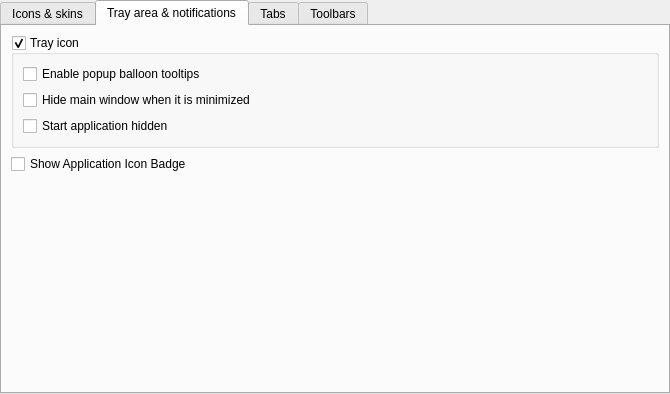
<?xml version="1.0" encoding="UTF-8"?>
<ui version="4.0">
 <class>SettingsGui</class>
 <widget class="QWidget" name="SettingsGui">
  <property name="geometry">
   <rect>
    <x>0</x>
    <y>0</y>
    <width>670</width>
    <height>394</height>
   </rect>
  </property>
  <layout class="QHBoxLayout" name="horizontalLayout">
   <property name="leftMargin">
    <number>0</number>
   </property>
   <property name="topMargin">
    <number>0</number>
   </property>
   <property name="rightMargin">
    <number>0</number>
   </property>
   <property name="bottomMargin">
    <number>0</number>
   </property>
   <item>
    <widget class="QTabWidget" name="m_tabUi">
     <property name="tabPosition">
      <enum>QTabWidget::North</enum>
     </property>
     <property name="currentIndex">
      <number>1</number>
     </property>
     <widget class="QWidget" name="m_tabIconSkin">
      <attribute name="title">
       <string>Icons &amp;&amp; skins</string>
      </attribute>
      <layout class="QHBoxLayout" name="horizontalLayout_8">
       <property name="leftMargin">
        <number>0</number>
       </property>
       <property name="topMargin">
        <number>0</number>
       </property>
       <property name="rightMargin">
        <number>0</number>
       </property>
       <property name="bottomMargin">
        <number>0</number>
       </property>
       <item>
        <widget class="QScrollArea" name="m_scrollIconSkins">
         <property name="frameShape">
          <enum>QFrame::NoFrame</enum>
         </property>
         <property name="widgetResizable">
          <bool>true</bool>
         </property>
         <widget class="QWidget" name="scrollAreaWidgetContents_2">
          <property name="geometry">
           <rect>
            <x>0</x>
            <y>0</y>
            <width>664</width>
            <height>365</height>
           </rect>
          </property>
          <layout class="QFormLayout" name="formLayout">
           <property name="fieldGrowthPolicy">
            <enum>QFormLayout::AllNonFixedFieldsGrow</enum>
           </property>
           <item row="0" column="0">
            <widget class="QLabel" name="m_lblIconTheme">
             <property name="text">
              <string>Icon theme</string>
             </property>
             <property name="buddy">
              <cstring>m_cmbIconTheme</cstring>
             </property>
            </widget>
           </item>
           <item row="0" column="1">
            <widget class="QComboBox" name="m_cmbIconTheme"/>
           </item>
           <item row="1" column="0">
            <widget class="QLabel" name="m_lblStyle">
             <property name="text">
              <string>Style</string>
             </property>
            </widget>
           </item>
           <item row="1" column="1">
            <widget class="QListWidget" name="m_listStyles"/>
           </item>
           <item row="2" column="0">
            <widget class="QLabel" name="m_lblSkin">
             <property name="text">
              <string>Skin</string>
             </property>
            </widget>
           </item>
           <item row="2" column="1">
            <widget class="QTreeWidget" name="m_treeSkins">
             <property name="sizePolicy">
              <sizepolicy hsizetype="Expanding" vsizetype="Expanding">
               <horstretch>0</horstretch>
               <verstretch>0</verstretch>
              </sizepolicy>
             </property>
             <property name="indentation">
              <number>0</number>
             </property>
             <property name="rootIsDecorated">
              <bool>false</bool>
             </property>
             <property name="itemsExpandable">
              <bool>false</bool>
             </property>
             <property name="expandsOnDoubleClick">
              <bool>false</bool>
             </property>
             <attribute name="headerMinimumSectionSize">
              <number>80</number>
             </attribute>
             <column>
              <property name="text">
               <string notr="true">1</string>
              </property>
             </column>
            </widget>
           </item>
          </layout>
         </widget>
        </widget>
       </item>
      </layout>
     </widget>
     <widget class="QWidget" name="m_tabNotifications">
      <attribute name="title">
       <string>Tray area &amp;&amp; notifications</string>
      </attribute>
      <layout class="QFormLayout" name="formLayout_3">
       <item row="2" column="0" colspan="2">
        <widget class="QGroupBox" name="m_grpTray">
         <property name="title">
          <string>Tray icon</string>
         </property>
         <property name="checkable">
          <bool>true</bool>
         </property>
         <layout class="QFormLayout" name="formLayout_2">
          <property name="fieldGrowthPolicy">
           <enum>QFormLayout::ExpandingFieldsGrow</enum>
          </property>
          <item row="1" column="0">
           <widget class="QCheckBox" name="m_checkHideWhenMinimized">
            <property name="text">
             <string>Hide main window when it is minimized</string>
            </property>
           </widget>
          </item>
          <item row="2" column="0" colspan="2">
           <widget class="QCheckBox" name="m_checkHidden">
            <property name="text">
             <string>Start application hidden</string>
            </property>
           </widget>
          </item>
          <item row="0" column="0">
           <widget class="QCheckBox" name="m_checkEnableNotifications">
            <property name="text">
             <string>Enable popup balloon tooltips</string>
            </property>
           </widget>
          </item>
         </layout>
        </widget>
       </item>
       <item row="3" column="0" colspan="2">
        <widget class="QCheckBox" name="m_checkAppIconBadge">
         <property name="text">
          <string>Show Application Icon Badge</string>
         </property>
        </widget>
       </item>
      </layout>
     </widget>
     <widget class="QWidget" name="m_tabTabs">
      <attribute name="title">
       <string>Tabs</string>
      </attribute>
      <layout class="QFormLayout" name="formLayout_7">
       <property name="fieldGrowthPolicy">
        <enum>QFormLayout::AllNonFixedFieldsGrow</enum>
       </property>
       <item row="1" column="0" colspan="2">
        <widget class="QCheckBox" name="m_checkNewTabDoubleClick">
         <property name="text">
          <string>Open new tabs with left mouse button double-click on tab bar</string>
         </property>
        </widget>
       </item>
       <item row="2" column="0" colspan="2">
        <widget class="QCheckBox" name="m_checkHideTabBarIfOneTabVisible">
         <property name="text">
          <string>Hide tab bar if just one tab is visible</string>
         </property>
        </widget>
       </item>
       <item row="0" column="0" colspan="2">
        <widget class="QGroupBox" name="m_grbCloseTabs">
         <property name="title">
          <string>Close tabs with</string>
         </property>
         <layout class="QFormLayout" name="formLayout_13">
          <item row="0" column="0">
           <widget class="QCheckBox" name="m_checkCloseTabsDoubleClick">
            <property name="text">
             <string>Right mouse button double-click</string>
            </property>
           </widget>
          </item>
          <item row="0" column="1">
           <widget class="QCheckBox" name="m_checkCloseTabsMiddleClick">
            <property name="text">
             <string>Middle mouse button single-click</string>
            </property>
           </widget>
          </item>
         </layout>
        </widget>
       </item>
      </layout>
     </widget>
     <widget class="QWidget" name="m_tabToolBars">
      <attribute name="title">
       <string>Toolbars</string>
      </attribute>
      <layout class="QFormLayout" name="formLayout_18">
       <item row="0" column="1">
        <widget class="QComboBox" name="m_cmbToolbarButtonStyle"/>
       </item>
       <item row="1" column="1">
        <widget class="QComboBox" name="m_cmbSelectToolBar">
         <property name="currentIndex">
          <number>0</number>
         </property>
         <item>
          <property name="text">
           <string>Toolbar for feeds list</string>
          </property>
         </item>
         <item>
          <property name="text">
           <string>Toolbar for messages list</string>
          </property>
         </item>
         <item>
          <property name="text">
           <string>Statusbar</string>
          </property>
         </item>
        </widget>
       </item>
       <item row="3" column="0" colspan="2">
        <widget class="QStackedWidget" name="m_stackedToolbars">
         <property name="sizePolicy">
          <sizepolicy hsizetype="Preferred" vsizetype="Preferred">
           <horstretch>0</horstretch>
           <verstretch>1</verstretch>
          </sizepolicy>
         </property>
         <property name="currentIndex">
          <number>0</number>
         </property>
         <widget class="QWidget" name="m_pageFeedsToolbar">
          <layout class="QHBoxLayout" name="horizontalLayout_13">
           <property name="leftMargin">
            <number>0</number>
           </property>
           <property name="topMargin">
            <number>0</number>
           </property>
           <property name="rightMargin">
            <number>0</number>
           </property>
           <property name="bottomMargin">
            <number>0</number>
           </property>
           <item>
            <widget class="ToolBarEditor" name="m_editorFeedsToolbar" native="true"/>
           </item>
          </layout>
         </widget>
         <widget class="QWidget" name="m_pageMessagesToolbar">
          <layout class="QHBoxLayout" name="horizontalLayout_14">
           <property name="leftMargin">
            <number>0</number>
           </property>
           <property name="topMargin">
            <number>0</number>
           </property>
           <property name="rightMargin">
            <number>0</number>
           </property>
           <property name="bottomMargin">
            <number>0</number>
           </property>
           <item>
            <widget class="ToolBarEditor" name="m_editorMessagesToolbar" native="true"/>
           </item>
          </layout>
         </widget>
         <widget class="QWidget" name="m_pageStatusbar">
          <layout class="QHBoxLayout" name="horizontalLayout_18">
           <property name="leftMargin">
            <number>0</number>
           </property>
           <property name="topMargin">
            <number>0</number>
           </property>
           <property name="rightMargin">
            <number>0</number>
           </property>
           <property name="bottomMargin">
            <number>0</number>
           </property>
           <item>
            <widget class="ToolBarEditor" name="m_editorStatusbar" native="true"/>
           </item>
          </layout>
         </widget>
        </widget>
       </item>
       <item row="0" column="0">
        <widget class="QLabel" name="label_7">
         <property name="text">
          <string>Toolbar button style</string>
         </property>
        </widget>
       </item>
       <item row="1" column="0">
        <widget class="QLabel" name="label_10">
         <property name="text">
          <string>Select toolbar to edit</string>
         </property>
        </widget>
       </item>
      </layout>
     </widget>
    </widget>
   </item>
  </layout>
 </widget>
 <customwidgets>
  <customwidget>
   <class>ToolBarEditor</class>
   <extends>QWidget</extends>
   <header>toolbareditor.h</header>
   <container>1</container>
  </customwidget>
 </customwidgets>
 <tabstops>
  <tabstop>m_tabUi</tabstop>
  <tabstop>m_scrollIconSkins</tabstop>
  <tabstop>m_cmbIconTheme</tabstop>
  <tabstop>m_listStyles</tabstop>
  <tabstop>m_treeSkins</tabstop>
  <tabstop>m_checkHideWhenMinimized</tabstop>
  <tabstop>m_checkHidden</tabstop>
  <tabstop>m_checkEnableNotifications</tabstop>
  <tabstop>m_checkNewTabDoubleClick</tabstop>
  <tabstop>m_checkHideTabBarIfOneTabVisible</tabstop>
  <tabstop>m_checkCloseTabsDoubleClick</tabstop>
  <tabstop>m_checkCloseTabsMiddleClick</tabstop>
  <tabstop>m_cmbToolbarButtonStyle</tabstop>
  <tabstop>m_cmbSelectToolBar</tabstop>
  <tabstop>m_grpTray</tabstop>
 </tabstops>
 <resources/>
 <connections/>
</ui>
